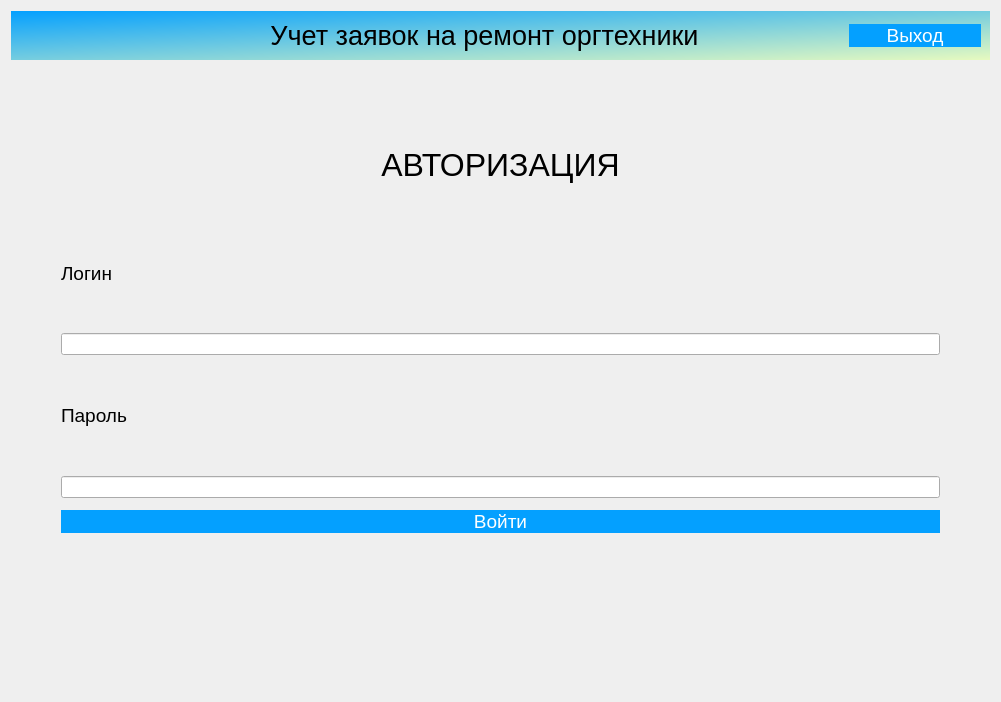
<?xml version="1.0" encoding="UTF-8"?>
<ui version="4.0">
 <class>Dialog</class>
 <widget class="QDialog" name="Dialog">
  <property name="geometry">
   <rect>
    <x>0</x>
    <y>0</y>
    <width>1001</width>
    <height>702</height>
   </rect>
  </property>
  <property name="minimumSize">
   <size>
    <width>1000</width>
    <height>600</height>
   </size>
  </property>
  <property name="windowTitle">
   <string>Учет заявок на ремонт оргтехники</string>
  </property>
  <property name="windowIcon">
   <iconset theme="accessories-dictionary">
    <selectedon>../../../../../logo.png</selectedon>
   </iconset>
  </property>
  <property name="toolTipDuration">
   <number>0</number>
  </property>
  <property name="styleSheet">
   <string notr="true">QPushButton {
background-color: rgb(4, 160, 255);
color: rgb(255, 255, 255);
border: 0px;
font: 14pt
}
QWidget
{font:  &quot;Comic Sans MS&quot;;
}
</string>
  </property>
  <property name="sizeGripEnabled">
   <bool>false</bool>
  </property>
  <layout class="QGridLayout" name="gridLayout">
   <item row="1" column="0">
    <layout class="QHBoxLayout" name="horizontalLayout_2">
     <item>
      <widget class="QStackedWidget" name="stackedWidget">
       <property name="layoutDirection">
        <enum>Qt::LeftToRight</enum>
       </property>
       <property name="autoFillBackground">
        <bool>false</bool>
       </property>
       <property name="styleSheet">
        <string notr="true"/>
       </property>
       <property name="currentIndex">
        <number>0</number>
       </property>
       <widget class="QWidget" name="Avtorisation">
        <property name="layoutDirection">
         <enum>Qt::LeftToRight</enum>
        </property>
        <layout class="QGridLayout" name="gridLayout_2">
         <property name="leftMargin">
          <number>50</number>
         </property>
         <property name="topMargin">
          <number>50</number>
         </property>
         <property name="rightMargin">
          <number>50</number>
         </property>
         <property name="bottomMargin">
          <number>50</number>
         </property>
         <item row="0" column="0">
          <layout class="QVBoxLayout" name="verticalLayout">
           <property name="spacing">
            <number>12</number>
           </property>
           <item>
            <widget class="QLabel" name="label_3">
             <property name="font">
              <font>
               <pointsize>24</pointsize>
               <italic>false</italic>
               <bold>false</bold>
              </font>
             </property>
             <property name="text">
              <string>АВТОРИЗАЦИЯ</string>
             </property>
             <property name="scaledContents">
              <bool>false</bool>
             </property>
             <property name="alignment">
              <set>Qt::AlignCenter</set>
             </property>
            </widget>
           </item>
           <item>
            <widget class="QLabel" name="label_4">
             <property name="font">
              <font>
               <pointsize>14</pointsize>
               <italic>false</italic>
               <bold>false</bold>
              </font>
             </property>
             <property name="layoutDirection">
              <enum>Qt::LeftToRight</enum>
             </property>
             <property name="autoFillBackground">
              <bool>false</bool>
             </property>
             <property name="text">
              <string>Логин</string>
             </property>
             <property name="alignment">
              <set>Qt::AlignLeading|Qt::AlignLeft|Qt::AlignVCenter</set>
             </property>
            </widget>
           </item>
           <item>
            <widget class="QLineEdit" name="LoginField"/>
           </item>
           <item>
            <widget class="QLabel" name="label_5">
             <property name="font">
              <font>
               <pointsize>14</pointsize>
               <italic>false</italic>
               <bold>false</bold>
              </font>
             </property>
             <property name="text">
              <string>Пароль</string>
             </property>
             <property name="alignment">
              <set>Qt::AlignLeading|Qt::AlignLeft|Qt::AlignVCenter</set>
             </property>
            </widget>
           </item>
           <item>
            <widget class="QLineEdit" name="PasswordField"/>
           </item>
           <item>
            <widget class="QPushButton" name="SignInButton">
             <property name="font">
              <font>
               <pointsize>14</pointsize>
               <italic>false</italic>
               <bold>false</bold>
              </font>
             </property>
             <property name="styleSheet">
              <string notr="true"/>
             </property>
             <property name="text">
              <string>Войти</string>
             </property>
            </widget>
           </item>
           <item>
            <widget class="QLabel" name="ErrorField">
             <property name="font">
              <font>
               <pointsize>14</pointsize>
               <italic>false</italic>
               <bold>false</bold>
              </font>
             </property>
             <property name="styleSheet">
              <string notr="true">color: rgb(255, 0, 0);</string>
             </property>
             <property name="text">
              <string/>
             </property>
             <property name="alignment">
              <set>Qt::AlignCenter</set>
             </property>
            </widget>
           </item>
          </layout>
         </item>
        </layout>
       </widget>
       <widget class="QWidget" name="Zakazchik">
        <layout class="QGridLayout" name="gridLayout_6">
         <item row="0" column="0">
          <widget class="QLabel" name="label_6">
           <property name="text">
            <string>Заказчик</string>
           </property>
           <property name="alignment">
            <set>Qt::AlignCenter</set>
           </property>
          </widget>
         </item>
         <item row="1" column="0">
          <widget class="QTableWidget" name="tableZakazchikaZayavki"/>
         </item>
        </layout>
       </widget>
       <widget class="QWidget" name="Master">
        <widget class="QWidget" name="layoutWidget">
         <property name="geometry">
          <rect>
           <x>6</x>
           <y>70</y>
           <width>971</width>
           <height>509</height>
          </rect>
         </property>
         <layout class="QHBoxLayout" name="horizontalLayout_3">
          <item>
           <widget class="QTableWidget" name="tableMasteraZayavki"/>
          </item>
          <item>
           <layout class="QVBoxLayout" name="verticalLayout_4">
            <item>
             <layout class="QVBoxLayout" name="verticalLayout_2">
              <item>
               <layout class="QVBoxLayout" name="verticalLayout_3">
                <item>
                 <widget class="QLineEdit" name="lineEdit"/>
                </item>
                <item>
                 <widget class="QLineEdit" name="lineEdit_2"/>
                </item>
                <item>
                 <widget class="QLineEdit" name="lineEdit_3"/>
                </item>
                <item>
                 <widget class="QLineEdit" name="lineEdit_4"/>
                </item>
                <item>
                 <widget class="QLineEdit" name="lineEdit_5"/>
                </item>
                <item>
                 <widget class="QLineEdit" name="lineEdit_6"/>
                </item>
                <item>
                 <widget class="QLineEdit" name="lineEdit_7"/>
                </item>
                <item>
                 <widget class="QLineEdit" name="lineEdit_8"/>
                </item>
                <item>
                 <widget class="QLineEdit" name="lineEdit_9"/>
                </item>
                <item>
                 <widget class="QLineEdit" name="lineEdit_10"/>
                </item>
               </layout>
              </item>
              <item>
               <widget class="QPushButton" name="edit_button">
                <property name="text">
                 <string>редактировать</string>
                </property>
               </widget>
              </item>
              <item>
               <widget class="QPushButton" name="delete_button">
                <property name="text">
                 <string>удалить</string>
                </property>
               </widget>
              </item>
              <item>
               <widget class="QPushButton" name="insert_button">
                <property name="text">
                 <string>добавить</string>
                </property>
               </widget>
              </item>
             </layout>
            </item>
           </layout>
          </item>
         </layout>
        </widget>
       </widget>
       <widget class="QWidget" name="Operator">
        <layout class="QGridLayout" name="gridLayout_3">
         <item row="0" column="0">
          <widget class="QLabel" name="label_9">
           <property name="text">
            <string>Оператор</string>
           </property>
           <property name="alignment">
            <set>Qt::AlignCenter</set>
           </property>
          </widget>
         </item>
         <item row="1" column="0">
          <widget class="QTableWidget" name="tableVseZayavki"/>
         </item>
        </layout>
       </widget>
       <widget class="QWidget" name="Manager">
        <widget class="QLabel" name="label_8">
         <property name="geometry">
          <rect>
           <x>552</x>
           <y>6</y>
           <width>74</width>
           <height>18</height>
          </rect>
         </property>
         <property name="text">
          <string>Менеджер</string>
         </property>
         <property name="alignment">
          <set>Qt::AlignCenter</set>
         </property>
        </widget>
       </widget>
      </widget>
     </item>
    </layout>
   </item>
   <item row="0" column="0">
    <widget class="QWidget" name="widget" native="true">
     <property name="styleSheet">
      <string notr="true">QWidget#widget{
background-color: qlineargradient(spread:pad, x1:0, y1:0, x2:1, y2:1, stop:0 rgba(4, 160, 255, 255), stop:1 rgba(231, 250, 191, 255));}

</string>
     </property>
     <layout class="QHBoxLayout" name="horizontalLayout">
      <property name="spacing">
       <number>150</number>
      </property>
      <item>
       <widget class="QLabel" name="label">
        <property name="maximumSize">
         <size>
          <width>100</width>
          <height>100</height>
         </size>
        </property>
        <property name="text">
         <string/>
        </property>
        <property name="textFormat">
         <enum>Qt::AutoText</enum>
        </property>
        <property name="pixmap">
         <pixmap>../media/logo.png</pixmap>
        </property>
        <property name="scaledContents">
         <bool>true</bool>
        </property>
       </widget>
      </item>
      <item>
       <widget class="QLabel" name="label_2">
        <property name="font">
         <font>
          <pointsize>20</pointsize>
          <italic>false</italic>
          <bold>false</bold>
         </font>
        </property>
        <property name="text">
         <string>Учет заявок на ремонт оргтехники</string>
        </property>
        <property name="alignment">
         <set>Qt::AlignCenter</set>
        </property>
       </widget>
      </item>
      <item>
       <widget class="QPushButton" name="AvtorButton">
        <property name="font">
         <font>
          <pointsize>14</pointsize>
          <italic>false</italic>
          <bold>false</bold>
         </font>
        </property>
        <property name="text">
         <string>Выход</string>
        </property>
       </widget>
      </item>
     </layout>
    </widget>
   </item>
  </layout>
 </widget>
 <resources/>
 <connections/>
</ui>
